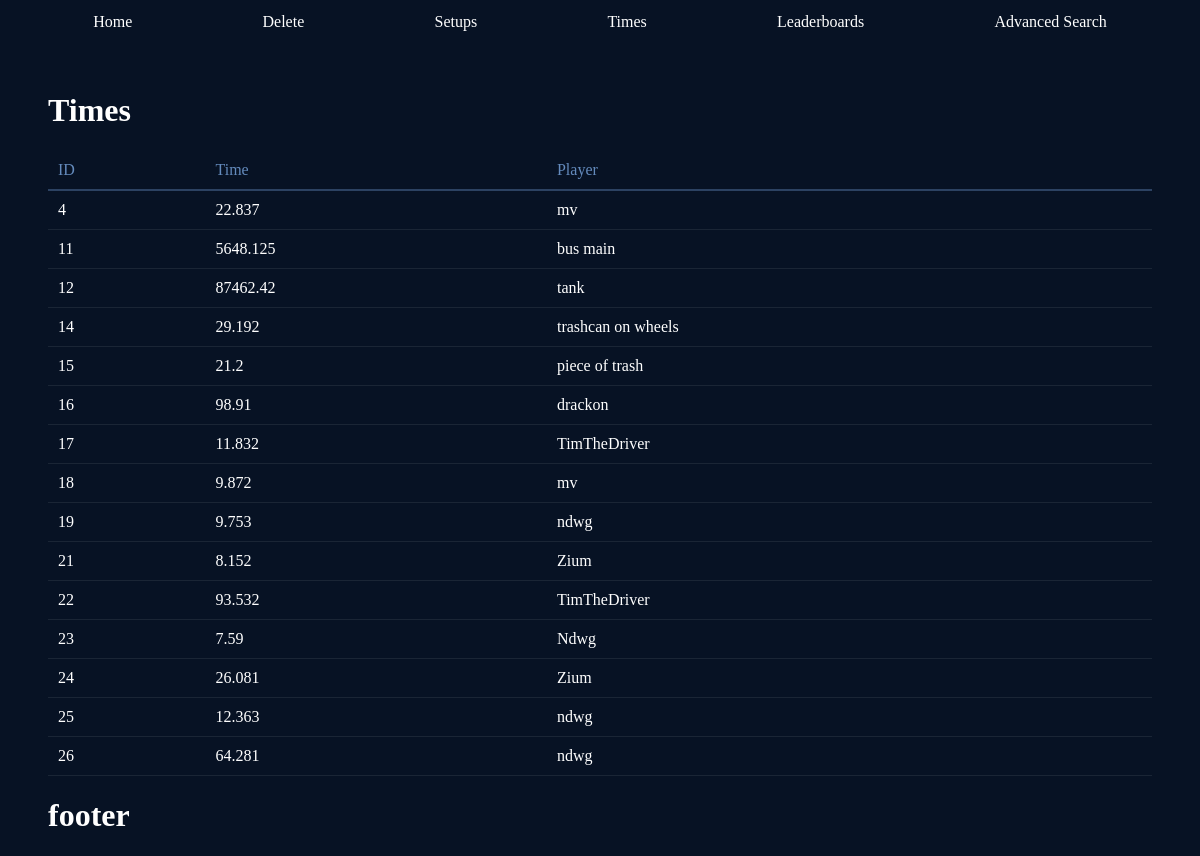
/Times, run on an earlier commit of the app's database.
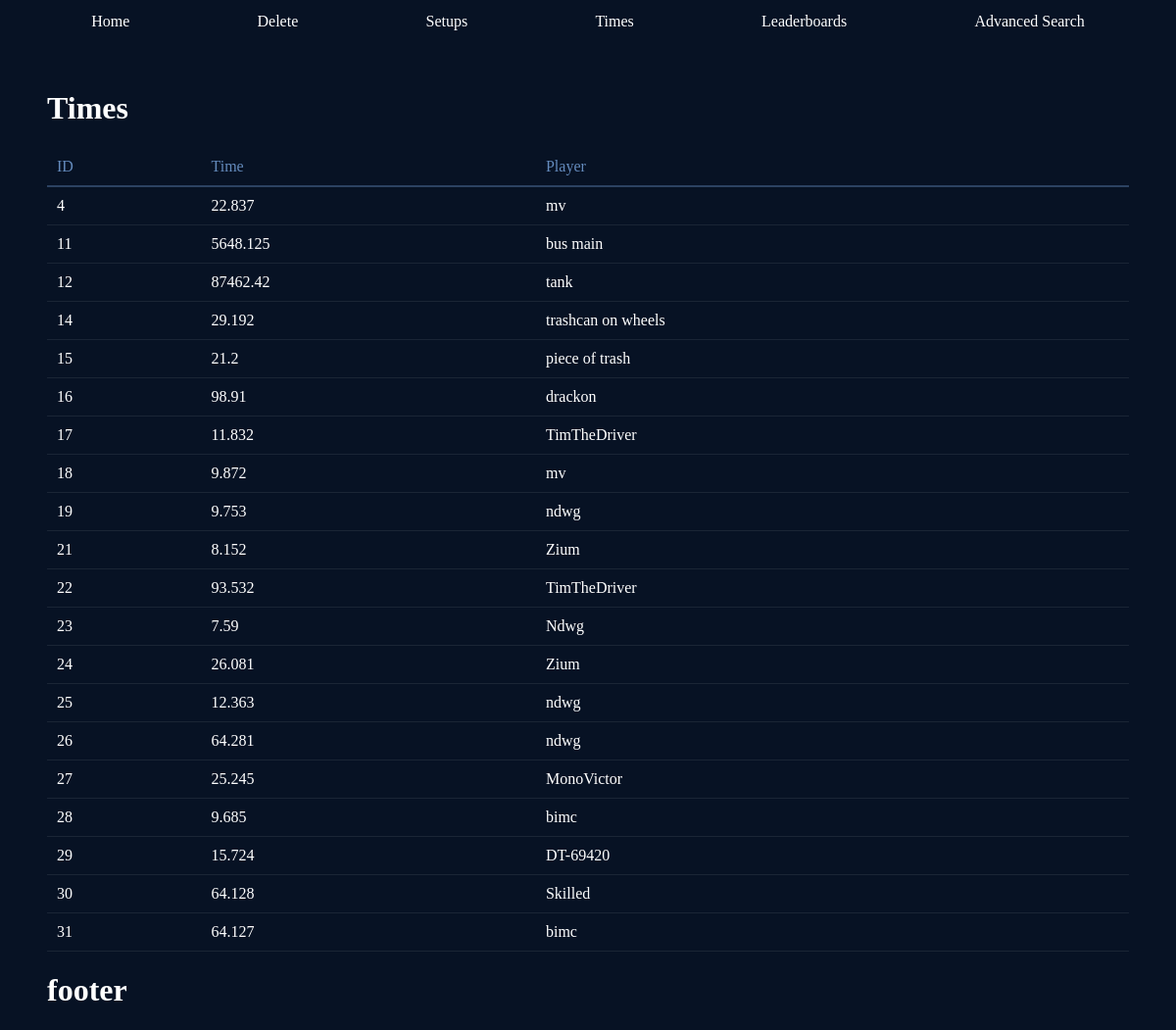
And on a later commit of the database.
### app.py (models this page shows)
class WR_Times(db.Model):
    __tablename__ = "WR_Times"
    time_id = db.Column(db.Integer, primary_key=True, autoincrement=True, nullable=False)
    time = db.Column(db.REAL, nullable=False)
    player = db.Column(db.Text, nullable=False)
    setups = db.relationship("Setups", back_populates="wr_time")

### app.py (the view)
@app.route('/Times')
def times():
    times = WR_Times.query.all()
    return render_template('Times.html', times=times)

### templates/Times.html
{% extends 'layout.html' %}
{% block content %}
<body>
    <div class="results"><h1>Times</h1>
        <table class="table">
            <thead>
                <tr>
                    <td>ID</td>
                    <td>Time</td>
                    <td>Player</td>
                </tr>
            </thead>
            <tbody>
                {% for time in times %}
                <tr>
                    <td>{{time.time_id}}</td>
                    <td>{{time.time}}</td>
                    <td>{{time.player}}</td>
                </tr>
                {% endfor %}
            </tbody>
        </table>
    </div>
</body>
{% endblock %}

### templates/layout.html (shortened to what this page needs)
<head>
    <link rel="stylesheet" href="{{ url_for('static', filename='style.css') }}">
</head>
<body>
    {% include 'header.html' %}
    {% block content %}{% endblock %}
    {% include 'footer.html' %}
</body>

### templates/header.html
<head class="head">
    <nav>
        <div class="links">
            <a href="{{ url_for('Home') }}">Home</a>
            <a href="{{ url_for('delete') }}">Delete</a>
            <a href="{{ url_for('setups') }}">Setups</a>
            <a href="{{ url_for('times') }}">Times</a>
            <a href="{{ url_for('leaderboards') }}">Leaderboards</a>
            <a href="{{ url_for('search') }}">Advanced Search</a>
        </div>
    </nav>
</head>

### templates/footer.html
<h1>footer</h1>

### static/style.css (style rules this page uses)
* { box-sizing: border-box; }
body { padding-left: 5vh; padding-right: 5vh; }
a { text-decoration: none; color: var(--text-color); padding: 5px; padding-bottom: 5vh; }
.links { display: flex; justify-content: space-around; gap: 5vh; align-items: center; }
tr { border-radius: 3px; }
.results { width: 100%; margin-top: 12px; }
.results table { width: 100%; border-collapse: collapse; text-align: left; }
.results table thead tr { border-bottom: 2px solid rgba(100, 139, 189, 0.4); }
.results table thead td { background-color: transparent; color: rgb(100, 139, 189); padding: 10px 10px; }
.results table tbody tr { border-bottom: 1px solid rgba(255, 255, 255, 0.08); transition: background-color 0.15s ease; }
.results table tbody td { color: rgb(255, 255, 255); padding: 10px 10px; background: transparent; }

What changed in the data, as far as the page shows it:
added WR_Times: time_id "27", time "25.245", player "MonoVictor"
added WR_Times: time_id "28", time "9.685", player "bimc"
added WR_Times: time_id "29", time "15.724", player "DT-69420"
added WR_Times: time_id "30", time "64.128", player "Skilled"
added WR_Times: time_id "31", time "64.127", player "bimc"
